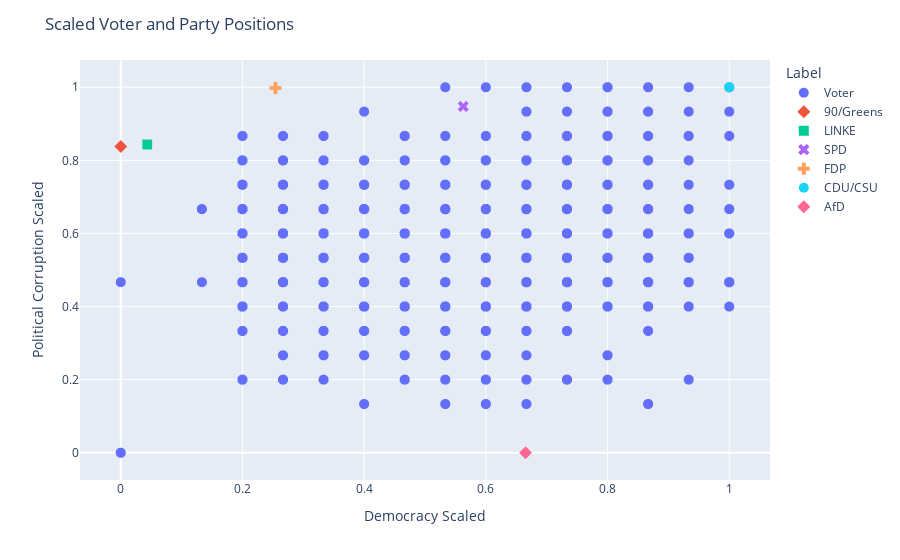

The notebook cell this image was saved under:
### Code cell
concatenated_df = pd.concat([voter_scaled, party_scaled_df], ignore_index=True)

fig = px.scatter(
    concatenated_df,
    x='Democracy Scaled',
    y='Political Corruption Scaled',
    color='Label',
    symbol='Label')
fig.update_traces(marker=dict(size=10))
fig.update_layout(title='Scaled Voter and Party Positions')
fig.show()

### Figure 1 — Plotly figure (JSON) as saved in the notebook; plotly's stock layout.template omitted (floating-point values rounded to 4 significant figures; data arrays with more than 128 entries replaced by an {"elided": "..."} marker saying what was removed)
{"data": [{"hovertemplate": "Label=Voter<br>Democracy Scaled=%{x}<br>Political Corruption Scaled=%{y}<extra></extra>", "legendgroup": "Voter", "marker": {"color": "#636efa", "size": 10, "symbol": "circle"}, "mode": "markers", "name": "Voter", "showlegend": true, "type": "scattergl", "x": {"elided": "6874 float values"}, "xaxis": "x", "y": {"elided": "6874 float values"}, "yaxis": "y"}, {"hovertemplate": "Label=90/Greens<br>Democracy Scaled=%{x}<br>Political Corruption Scaled=%{y}<extra></extra>", "legendgroup": "90/Greens", "marker": {"color": "#EF553B", "size": 10, "symbol": "diamond"}, "mode": "markers", "name": "90/Greens", "showlegend": true, "type": "scattergl", "x": [0], "xaxis": "x", "y": [0.838], "yaxis": "y"}, {"hovertemplate": "Label=LINKE<br>Democracy Scaled=%{x}<br>Political Corruption Scaled=%{y}<extra></extra>", "legendgroup": "LINKE", "marker": {"color": "#00cc96", "size": 10, "symbol": "square"}, "mode": "markers", "name": "LINKE", "showlegend": true, "type": "scattergl", "x": [0.04355], "xaxis": "x", "y": [0.8432], "yaxis": "y"}, {"hovertemplate": "Label=SPD<br>Democracy Scaled=%{x}<br>Political Corruption Scaled=%{y}<extra></extra>", "legendgroup": "SPD", "marker": {"color": "#ab63fa", "size": 10, "symbol": "x"}, "mode": "markers", "name": "SPD", "showlegend": true, "type": "scattergl", "x": [0.5628], "xaxis": "x", "y": [0.9474], "yaxis": "y"}, {"hovertemplate": "Label=FDP<br>Democracy Scaled=%{x}<br>Political Corruption Scaled=%{y}<extra></extra>", "legendgroup": "FDP", "marker": {"color": "#FFA15A", "size": 10, "symbol": "cross"}, "mode": "markers", "name": "FDP", "showlegend": true, "type": "scattergl", "x": [0.2543], "xaxis": "x", "y": [0.9979], "yaxis": "y"}, {"hovertemplate": "Label=CDU/CSU<br>Democracy Scaled=%{x}<br>Political Corruption Scaled=%{y}<extra></extra>", "legendgroup": "CDU/CSU", "marker": {"color": "#19d3f3", "size": 10, "symbol": "circle"}, "mode": "markers", "name": "CDU/CSU", "showlegend": true, "type": "scattergl", "x": [1], "xaxis": "x", "y": [1.0], "yaxis": "y"}, {"hovertemplate": "Label=AfD<br>Democracy Scaled=%{x}<br>Political Corruption Scaled=%{y}<extra></extra>", "legendgroup": "AfD", "marker": {"color": "#FF6692", "size": 10, "symbol": "diamond"}, "mode": "markers", "name": "AfD", "showlegend": true, "type": "scattergl", "x": [0.6653], "xaxis": "x", "y": [0], "yaxis": "y"}], "layout": {"legend": {"title": {"text": "Label"}, "tracegroupgap": 0}, "margin": {"t": 60}, "title": {"text": "Scaled Voter and Party Positions"}, "xaxis": {"anchor": "y", "domain": [0, 1], "title": {"text": "Democracy Scaled"}}, "yaxis": {"anchor": "x", "domain": [0, 1], "title": {"text": "Political Corruption Scaled"}}}}
